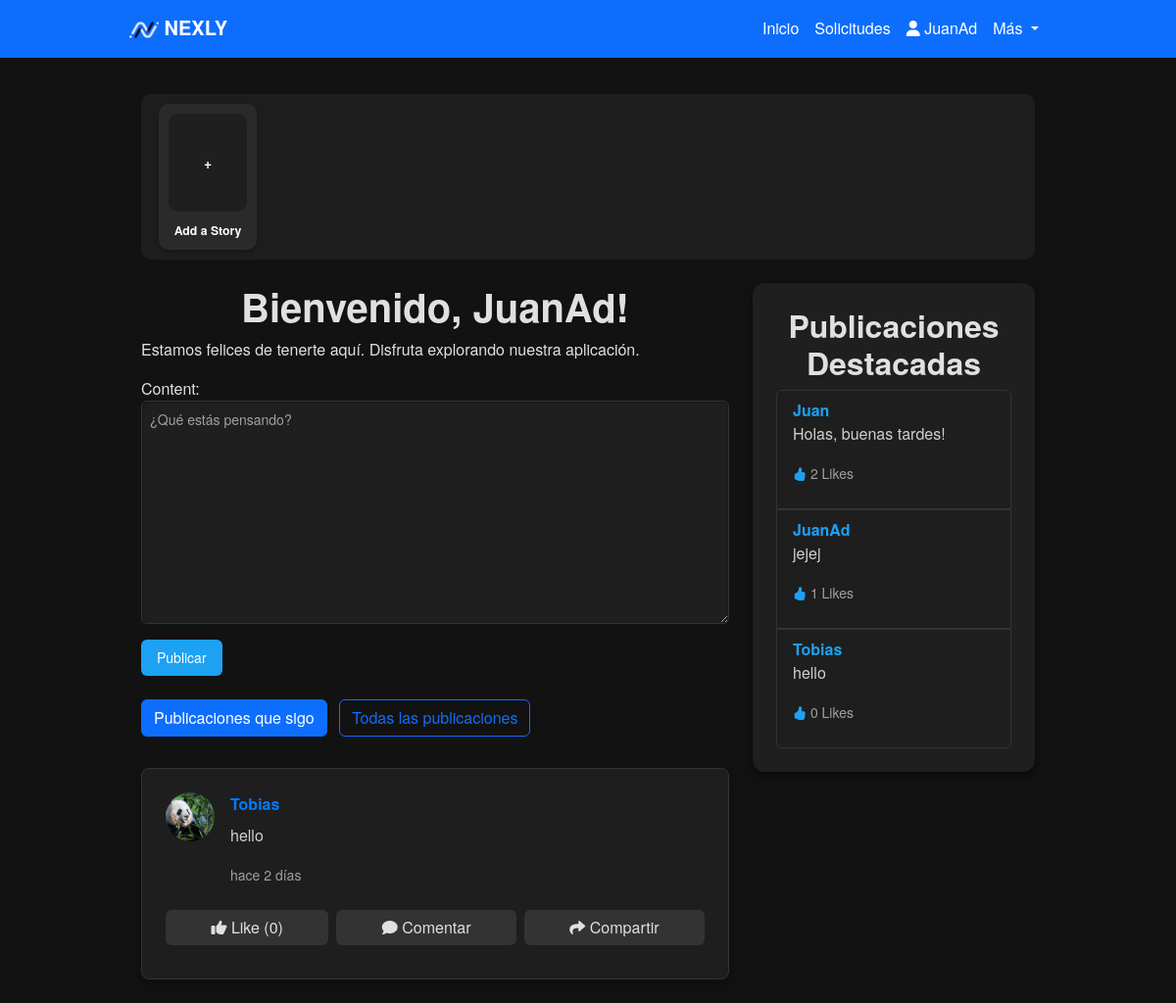
Page /?filter=following (signed in) on the earlier database version.
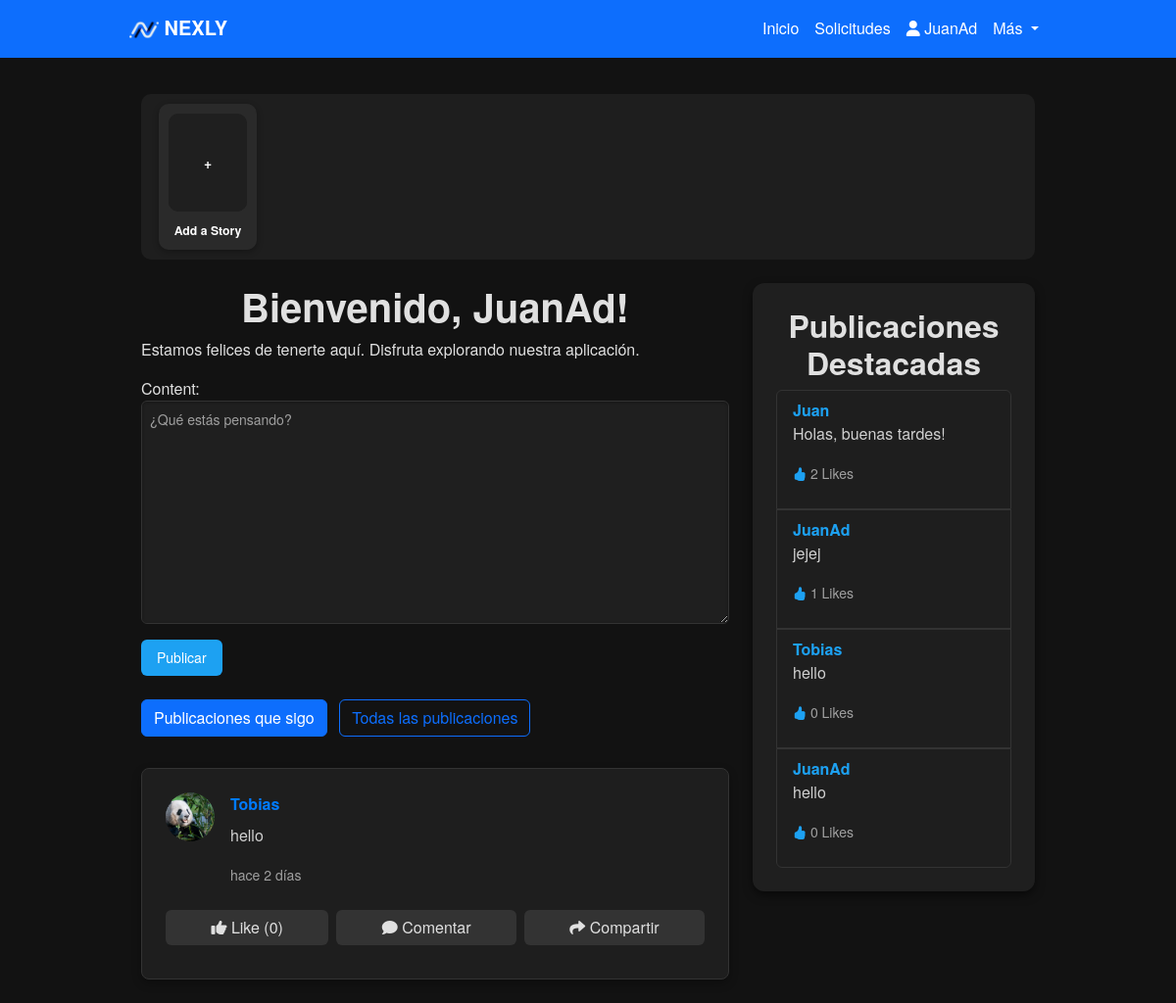
Same page on the later database version.
### Nexly/models.py (models this page shows, shortened)
class Post(models.Model):
    user = models.ForeignKey(settings.AUTH_USER_MODEL, on_delete=models.CASCADE)
    content = models.TextField()
    created_at = models.DateTimeField(auto_now_add=True)
    original_post = models.ForeignKey('self', null=True, blank=True, on_delete=models.SET_NULL, related_name='reposts')

class User(AbstractBaseUser):
    iduser = models.AutoField(primary_key=True)
    nombre = models.CharField(max_length=255)
    correo = models.EmailField(unique=True)
    is_active = models.BooleanField(default=True)
    is_admin = models.BooleanField(default=False)
    profile_picture = models.ImageField(upload_to='profile_pictures/', null=True, blank=True)  # Campo para la imagen de perfil
    banner_picture = models.ImageField(upload_to='banner_pictures/', null=True, blank=True)  # Campo para la imagen de banner
    objects = UserManager()
    USERNAME_FIELD = 'correo'
    REQUIRED_FIELDS = ['nombre']

### Nexly/views.py (the view)
# urls.py: path('', nexly_view, name='nexly'),
@login_required
def nexly_view(request):
    if request.method == 'POST':
        if 'post_content' in request.POST:
            form = PostForm(request.POST)
            if form.is_valid():
                post = form.save(commit=False)
                post.user = request.user
                post.save()
                if request.headers.get('X-Requested-With') == 'XMLHttpRequest':
                    return JsonResponse({'status': 'success', 'post_id': post.id})
                return redirect('nexly')
        elif 'comment_content' in request.POST:
            post_id = request.POST.get('post_id')
            post = get_object_or_404(Post, id=post_id)
            form = CommentForm(request.POST)
            if form.is_valid():
                comment = form.save(commit=False)
                comment.user = request.user
                comment.post = post
                comment.save()
                if request.headers.get('X-Requested-With') == 'XMLHttpRequest':
                    return JsonResponse({'status': 'success', 'comment_id': comment.id})
                return redirect('nexly')
    elif request.method == 'GET':
        show_following_posts = request.GET.get('filter') == 'following'
        if show_following_posts:
            followed_users = FollowRequest.objects.filter(
                from_user=request.user, is_accepted=True).values_list('to_user_id', flat=True)
            posts = Post.objects.filter(user_id__in=followed_users).order_by('-created_at')
        else:
            posts = Post.objects.all().order_by('-created_at')
        top_posts = Post.objects.annotate(like_count=Count('like')).order_by('-like_count')[:5]
        stories = Story.objects.order_by('-created_at')[:10]  # Muestra las últimas 10 stories
        if request.headers.get('X-Requested-With') == 'XMLHttpRequest':
            return render(request, 'post_list.html', {'posts': posts})
        form = PostForm()
        comment_form = CommentForm()
        story_form = StoryForm()  # Añadido para pasar el formulario de historias al contexto
        return render(request, 'index.html', {
            'form': form,
            'comment_form': comment_form,
            'story_form': story_form,  # Pasar el formulario de historias
            'posts': posts,
            'show_following_posts': show_following_posts,
            'top_posts': top_posts,
            'stories': stories,
        })

### Nexly/forms.py
class PostForm(forms.ModelForm):
    class Meta:
        model = Post
        fields = ['content']
        widgets = {
            'content': forms.Textarea(attrs={'class': 'form-control', 'placeholder': '¿Qué estás pensando?'})
        }

class CommentForm(forms.ModelForm):
    class Meta:
        model = Comment
        fields = ['content']
        widgets = {
            'content': forms.TextInput(attrs={'class': 'form-control', 'placeholder': 'Escribe un comentario...'})
        }

### templates/index.html (shortened to what the changed rows need)
{% extends 'layoutUser.html' %}
{% load static %}
{% block content %}
<div class="container">
    <div class="row">
        <div class="col-lg-8">
            <div class="nexly-container">
                <h1>Bienvenido, {{ user.nombre }}!</h1>
                <br>
                <div class="posts-container">
                    {% for post in posts %}
                        <div class="post position-relative mb-4">
                            <div class="d-flex align-items-start mb-2">
                                <img src="{% if post.user.profile_picture %}{{ post.user.profile_picture.url }}{% else %}{% static 'images/imagenDefecto.png' %}{% endif %}"
                                class="rounded-circle"
                                alt="Profile Picture"
                                width="50"
                                height="50"
                                style="object-fit: cover;">
                                <div class="ms-3">
                                    {% if post.original_post %}
                                    <p><strong><a href="{% url 'profile' post.user.nombre %}">{{ post.user.nombre }}</a></strong> compartió una publicación de <strong><a href="{% url 'profile' post.original_post.user.nombre %}">{{ post.original_post.user.nombre }}</a></strong>:</p>
                                    <p>{{ post.original_post.content }}</p>
                                    {% else %}
                                        <strong><a href="{% url 'profile' post.user.nombre %}">{{ post.user.nombre }}</a></strong>
                                        <p id="post-content-{{ post.id }}">{{ post.content }}</p>
                                    {% endif %}
                                    <p><small class="post-time" data-timestamp="{{ post.created_at|date:'c' }}"></small></p>
                                </div>
                            </div>
                    <div class="d-flex gap-2 mb-2 w-100 justify-content-between">
                        <a href="{% url 'like_post' post.id %}" class="btn btn-light flex-fill text-center">
                            {% if user in post.like_set.all %}
                                <i class="fas fa-thumbs-up"></i>
                                Like ({{ post.like_set.count }})
                            {% else %}
                                <i class="fas fa-thumbs-up"></i>
                                Like ({{ post.like_set.count }})
                            {% endif %}
                        </a>
                        <button class="btn btn-light flex-fill text-center" onclick="toggleCommentForm({{ post.id }})">
                            <i class="fas fa-comment"></i> Comentar
                        </button>
                        <a href="{% url 'share_post' post.id %}" class="btn btn-light flex-fill text-center">
                            <i class="fas fa-share"></i> Compartir
                        </a>
                    </div>
                        </div>
                    {% endfor %}
                </div>
            </div>
        </div>
<div class="col-lg-4">
    <div class="sidebar" style="background-color: #1F1F1F; padding: 1.5rem; border-radius: 12px; box-shadow: 0px 4px 10px rgba(0, 0, 0, 0.5);">
        <h2 style="color: #E0E0E0;">Publicaciones Destacadas</h2>
        {% if top_posts %}
            <ul class="list-group" style="background-color: #1E1E1E;">
                {% for post in top_posts %}
                    <li class="list-group-item" style="background-color: #1E1E1E; border: 1px solid #333; color: #D0D0D0;">
                        <strong><a href="{% url 'profile' post.user.nombre %}" style="color: #1DA1F2;">{{ post.user.nombre }}</a></strong>
                        <p>{{ post.content|truncatewords:20 }}</p>
                        <p><small style="color: #A0A0A0;">
                            <i class="bi bi-hand-thumbs-up-fill" style="color: #1DA1F2;"></i>
                            {{ post.like_set.count }} Likes
                        </small></p>
                    </li>
                {% endfor %}
            </ul>
        {% else %}
            <p style="color: #A0A0A0;">No hay publicaciones destacadas aún.</p>
        {% endif %}
    </div>
</div>
    </div>
</div>
{% endblock %}

Differences in the rows shown:
added Post: user.nombre "JuanAd", content "hello", like_set.count "0", shown under "Publicaciones Destacadas"
